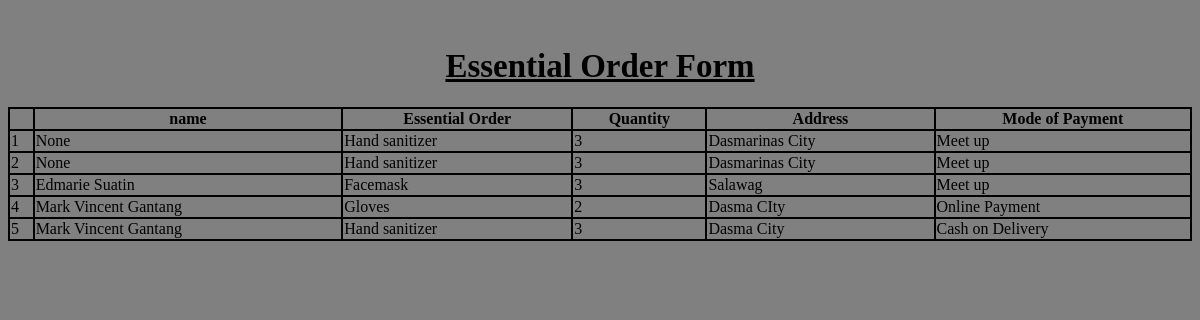
Before: /ProjectPage/ with the older database file.
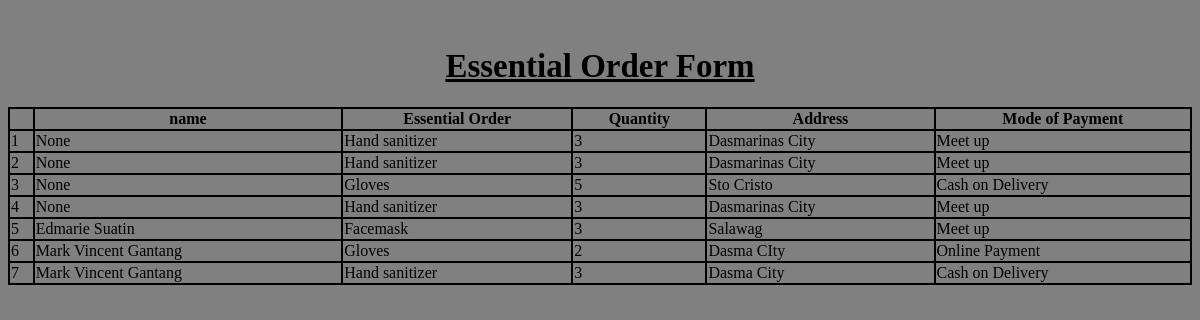
After: the same page with the newer database file.
### ctlist/models.py (models this page shows, shortened)
class Item(models.Model):
	name = models.CharField(max_length=30, null=True)
	Choices=(('Gloves1','Gloves'),('Alcohol2','Alcohol'),('Facemask3','Facemask'),('Faceshield4','Faceshield'),('SetofPPE5','Set of PPE'),('HandSanitizer6','Hand Sanitizer'))
	Essential = models.CharField(max_length=20, choices=Choices, default='none')
	Quantity = models.CharField(max_length=20, null=True)
	Address = models.CharField(max_length=100, null=True)
	Pay=(('CashonDelivery1','Cash on Delivery'),('OnlinePayment2','Online Payment'),('Meetup3','Meet up'))
	Payment = models.CharField(max_length=20, choices=Pay, default='none')

### ctlist/views.py (the view)
# urls.py: path('ProjectPage/', views.Page),
def Page(request):
	mvg = Item.objects.all().order_by('name')
	return render(request,'ProjectPage.html', {'mvg': mvg})

### ctlist/templates/ProjectPage.html (shortened to what this page needs)
<html lang="en">
<head>
</head>
<br>
<body bgcolor= "gray">
<h1 style="color:black; font-size:33px;"> <center><u>Essential Order Form</u></center> </h1>
<table style="width:100%">
  <tr>
  	<th>{{ forloop.counter }}</th>
    <th>name</th>
    <th>Essential Order</th>
    <th>Quantity</th>
    <th>Address</th>
    <th>Mode of Payment</th>
    </tr>
<div class="mvg">
	{% for mvg in mvg %}
	<div class="mvg">
    <tr>
    <td>{{ forloop.counter }}</td>
    <td>{{ mvg.name }}</td>
    <td>{{ mvg.Essential}}</td>
    <td>{{ mvg.Quantity}}</td>
    <td>{{ mvg.Address }}</td>
    <td>{{ mvg.Payment }}</td>
  </tr>
</div>
	{% endfor %}
	</table>
</body>
</html>

### ctlist/templates/ProjectPage.html (style rules this page uses)
table, td, th { border: 2px solid black; border-collapse: collapse; }

Changed rows visible on the page:
added Item: name "None", Essential "Gloves", Quantity "5", Address "Sto Cristo", Payment "Cash on Delivery"
added Item: name "None", Essential "Hand sanitizer", Quantity "3", Address "Dasmarinas City", Payment "Meet up"
